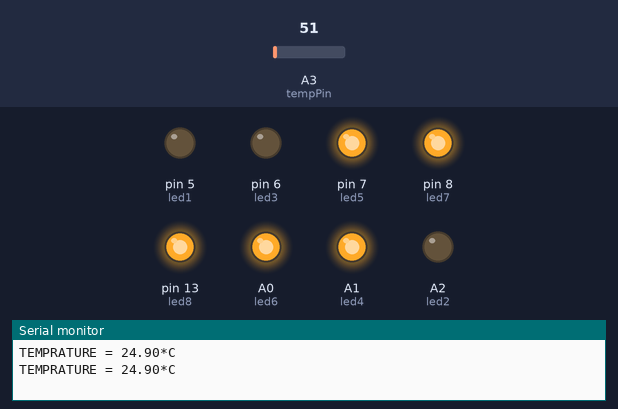
Simulated run of this sketch. Board: Arduino Uno, built with avr-gcc and run on an emulated ATmega328P. Shown: output pins drawn as LEDs (lit = HIGH), the last lines printed to the serial monitor. The inputs (shaded band) are chosen by the test bench; at power-on: A3 (tempPin) = 51.

Above: at 1.8 s.
1.9 s: A3 (tempPin) set to 57
4.2 s: A3 (tempPin) set to 65
At 7.2 s:
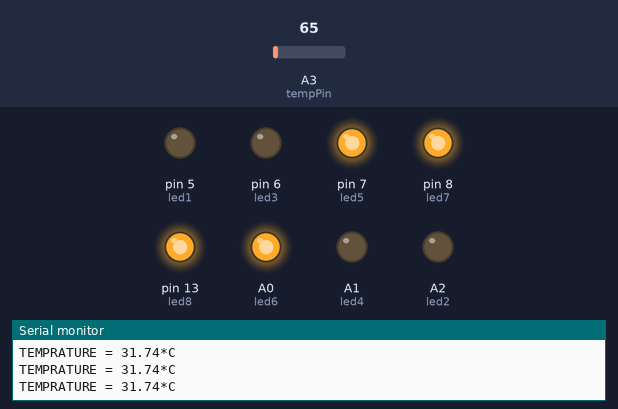
7.5 s: A3 (tempPin) set to 86
At 9.5 s:
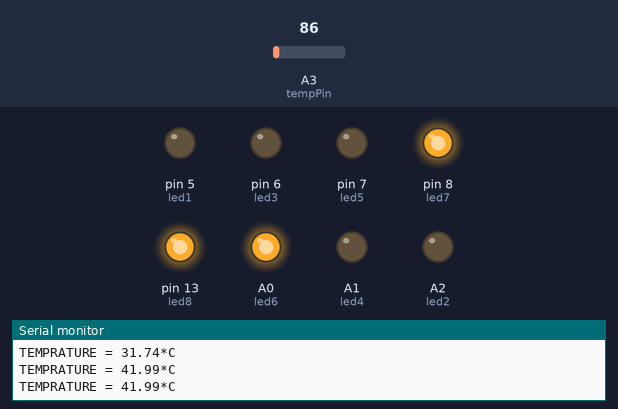
10.5 s: A3 (tempPin) set to 111
At 13.1 s:
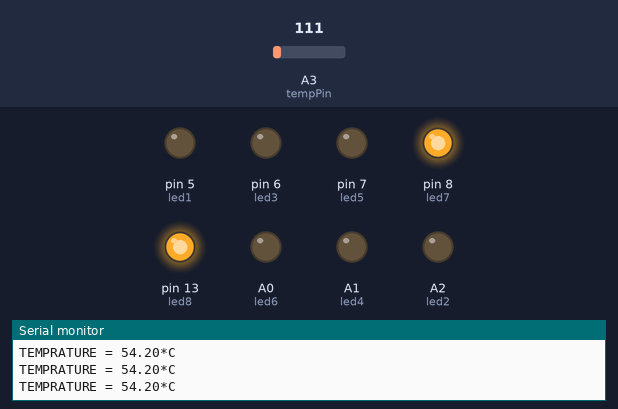
13.5 s: A3 (tempPin) set to 30
At 15.5 s:
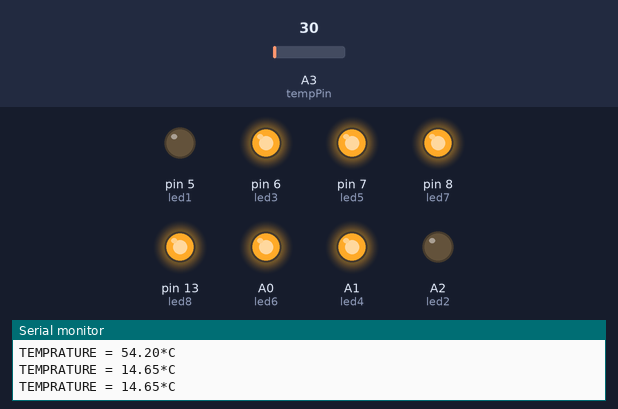
16.5 s: A3 (tempPin) set to 61
At 19.0 s:
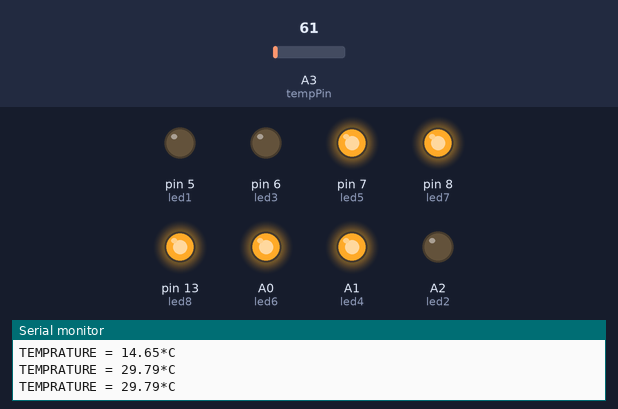
Timing chart, 0 to 20.5 s (numbered marks = the images above; inputs shaded):
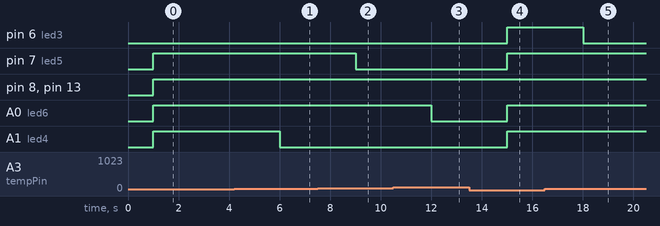

The sketch:

LM35.ino
```cpp
/*
###########################################################
#LM35 interface with Arduino Uno
#Compony Name- Logsun Systems
#Developer- Yogesh Gunjal
###########################################################
*/
int val;
int tempPin = A3;

const int led1= 5;
const int led2= A2;
const int led3= 6;
const int led4= A1;
const int led5= 7;
const int led6= A0;
const int led7= 8;
const int led8= 13;


void setup()
{
Serial.begin(9600);
pinMode(led1, OUTPUT);
pinMode(led2, OUTPUT);
pinMode(led3, OUTPUT);
pinMode(led4, OUTPUT);
pinMode(led5, OUTPUT);
pinMode(led6, OUTPUT);
pinMode(led7, OUTPUT);
pinMode(led8, OUTPUT);
}
void loop()
{
val = analogRead(tempPin);
float mv = ( val/1024.0)*5000;
float cel = mv/10;
float farh = (cel*9)/5 + 32;

Serial.print("TEMPRATURE = ");
Serial.print(cel);
Serial.print("*C");
Serial.println();
delay(1000);
if(cel<10)
{
  digitalWrite(led1, LOW);
  digitalWrite(led2,HIGH);
   digitalWrite(led3, HIGH);
  digitalWrite(led4,  HIGH);
    digitalWrite(led5, HIGH);
     digitalWrite(led6, HIGH);
     digitalWrite(led7, HIGH);
    digitalWrite(led8, HIGH);
}
else if(cel<20)
{
  digitalWrite(led1, LOW);
  digitalWrite(led2, LOW);
  digitalWrite(led3, HIGH);
  digitalWrite(led4,  HIGH);
    digitalWrite(led5, HIGH);
     digitalWrite(led6, HIGH);
     digitalWrite(led7, HIGH);
    digitalWrite(led8, HIGH);
}else if(cel<30)
{
  digitalWrite(led1, LOW);
  digitalWrite(led2, LOW);
  digitalWrite(led3, LOW);
  digitalWrite(led4,  HIGH);
    digitalWrite(led5, HIGH);
     digitalWrite(led6, HIGH);
     digitalWrite(led7, HIGH);
    digitalWrite(led8, HIGH);
}
else if(cel<40)
{
   digitalWrite(led1, LOW);
  digitalWrite(led2, LOW);
   digitalWrite(led3, LOW);
  digitalWrite(led4, LOW);
  digitalWrite(led5, HIGH);
     digitalWrite(led6, HIGH);
     digitalWrite(led7, HIGH);
    digitalWrite(led8, HIGH);
}
else if(cel<50)
{
   digitalWrite(led1, LOW);
  digitalWrite(led2, LOW);
   digitalWrite(led3, LOW);
  digitalWrite(led4, LOW);
    digitalWrite(led5, LOW);
    digitalWrite(led6, HIGH);
     digitalWrite(led7, HIGH);
    digitalWrite(led8, HIGH);
}
 else if(cel<60)
 {

   digitalWrite(led1, LOW);
  digitalWrite(led2, LOW);
   digitalWrite(led3, LOW);
  digitalWrite(led4, LOW);
    digitalWrite(led5, LOW);
     digitalWrite(led6, LOW);
     digitalWrite(led7, HIGH);
    digitalWrite(led8, HIGH);
}
  else if(cel<70)
  {
    digitalWrite(led1, LOW);
  digitalWrite(led2, LOW);
   digitalWrite(led3, LOW);
  digitalWrite(led4, LOW);
    digitalWrite(led5, LOW);
     digitalWrite(led6, LOW);
     digitalWrite(led7, LOW);
      digitalWrite(led8, HIGH);
  }
   else if(cel<80)
   {digitalWrite(led1, LOW);
  digitalWrite(led2, LOW);
   digitalWrite(led3, LOW);
  digitalWrite(led4, LOW);
    digitalWrite(led5, LOW);
     digitalWrite(led6, LOW);
     digitalWrite(led7, LOW);
    digitalWrite(led8, LOW);
   }
   else if(cel>80)
   {
    digitalWrite(led1, LOW);
  digitalWrite(led2, LOW);
   digitalWrite(led3, LOW);
  digitalWrite(led4, LOW);
    digitalWrite(led5, LOW);
     digitalWrite(led6, LOW);
     digitalWrite(led7, LOW);
    digitalWrite(led8, LOW);
    delay(1000);
    digitalWrite(led1, HIGH);
  digitalWrite(led2, HIGH);
   digitalWrite(led3, HIGH);
  digitalWrite(led4, HIGH);
    digitalWrite(led5, HIGH);
     digitalWrite(led6,HIGH);
     digitalWrite(led7,HIGH);
    digitalWrite(led8, HIGH);
    delay(1000);
   }
/* uncomment this to get temperature in farenhite
Serial.print("TEMPRATURE = ");
Serial.print(farh);
Serial.print("*F");
Serial.println();


*/
}
```

Measured:
- the behaviour switches between 61 and 62 on A3 (tempPin) (found by bisection; images 0 and 1)
- the behaviour switches between 102 and 103 on A3 (tempPin) (found by bisection; images 2 and 3)
- after the input at 4.2 s, A1 (led4): HIGH → LOW after 1.8 s
- after the input at 7.5 s, pin 7 (led5): HIGH → LOW after 1.5 s
- after the input at 10.5 s, A0 (led6): HIGH → LOW after 1.5 s
- after the input at 13.5 s, pin 6 (led3), pin 7 (led5), A0 (led6), A1 (led4): LOW → HIGH after 1.5 s
- after the input at 16.5 s, pin 6 (led3): HIGH → LOW after 1.5 s
